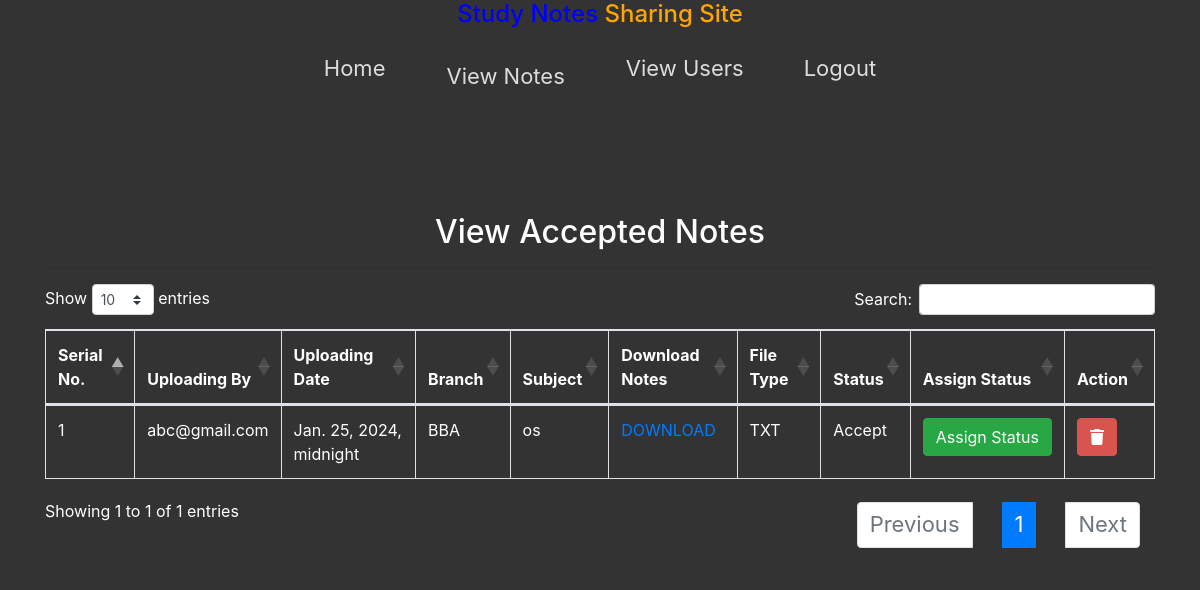
The page /accepted_notes on the database its author committed.
### notes/models.py (models this page shows, shortened)
class Notes(models.Model):
     STATUS_CHOICES = [
        ('Pending', 'Pending'),
        ('Approved', 'Approved'),
        ('Rejected', 'Rejected'),
        ('All', 'All'),
    ]
     user = models.ForeignKey(User, on_delete=models.CASCADE)
     uploadingdate = models.DateTimeField(max_length=30)
     branch = models.CharField(max_length=30)
     subject = models.CharField(max_length=30)
     notesfile = models.FileField(upload_to='uploads/', null=True, blank=True)
     filetype = models.CharField(max_length=30, null=True)
     description = models.TextField(max_length=200, null=True)
     status = models.CharField(max_length=15, null=True,choices=STATUS_CHOICES)

### notes/views.py (the view)
# urls.py: path('accepted_notes',accepted_notes,name='accepted_notes'),
def accepted_notes(request):
    notes = Notes.objects.filter(status="Accept")
    d = {'notes': notes}
    return render(request, 'accepted_notes.html', d)

### templates/accepted_notes.html (shortened to what this page needs)
{% load static %}
{% block body %}
{% include 'admin_nav.html' %}
<link rel="stylesheet" href="https://cdnjs.cloudflare.com/ajax/libs/twitter-bootstrap/4.5.2/css/bootstrap.css">
<link rel="stylesheet" href="https://cdn.datatables.net/1.13.7/css/dataTables.bootstrap4.min.css">
<div class="container mt-5">
    <h2 class="text-center"> View Accepted Notes</h2>
    <hr>
    <table class="table table-bordered" id="example">
        <thead>
            <tr style="color:white;">
                <th> Serial No.</th>
                <th> Uploading By</th>
                <th> Uploading Date</th>
                <th> Branch </th>
                <th> Subject</th>
                <th> Download Notes</th>
                <th> File Type</th>
                <th> Status</th>
                <th> Assign Status</th>
                <th> Action</th>
            </tr>
        </thead>
        <tbody>
            {% for i in notes %}
            <tr style="color:white;">
                <td> {{forloop.counter}}</td>
                <td> {{i.user.username}}</td>
                <td> {{i.uploadingdate}}</td>
                <td> {{i.branch}}</td>
                <td> {{i.subject}}</td>
                <td>
                    {% if i.notesfile %}
                        <a href="{{ i.notesfile.url }}" download> DOWNLOAD</a>
                    {% else %}
                        No file associated
                    {% endif %}
                </td>
                <td> {{i.filetype}}</td>
                <td> {{i.status}}</td>
                <td>
                    <a href="{% url 'assign_status' pid=i.id %}" class="btn btn-success" >Assign&nbsp;Status</a>
                </td>
                <td>
                    <a href="{% url 'delete_notes' pid=i.id %}" class="btn btn-danger" onclick="return confirm('Confirm delete')">
                        <i class="fas fa-trash"></i>
                    </a>
                </td>
            </tr>
            {% endfor %}
        </tbody>
    </table>
</div>
{% endblock %}

### templates/admin_nav.html (style rules this page uses)
body { background: #333; margin: 0; display: flex; flex-direction: column; align-items: center; justify-content: flex-start; }

### templates/accepted_notes.html (style rules this page uses)
body { background: #333; margin: 0; display: flex; flex-direction: column; align-items: center; justify-content: flex-start; color: white; }
h2 { color: white; }
table { background-color: #333; color: white; }
th, td { border-color: white; }
.btn-danger { background-color: #d9534f; color: white; border-color: #d9534f; }

### rows shown on the page
Notes: user.username "abc@gmail.com", uploadingdate "Jan. 25, 2024, midnight", branch "BBA", subject "os", filetype "TXT", status "Accept"
